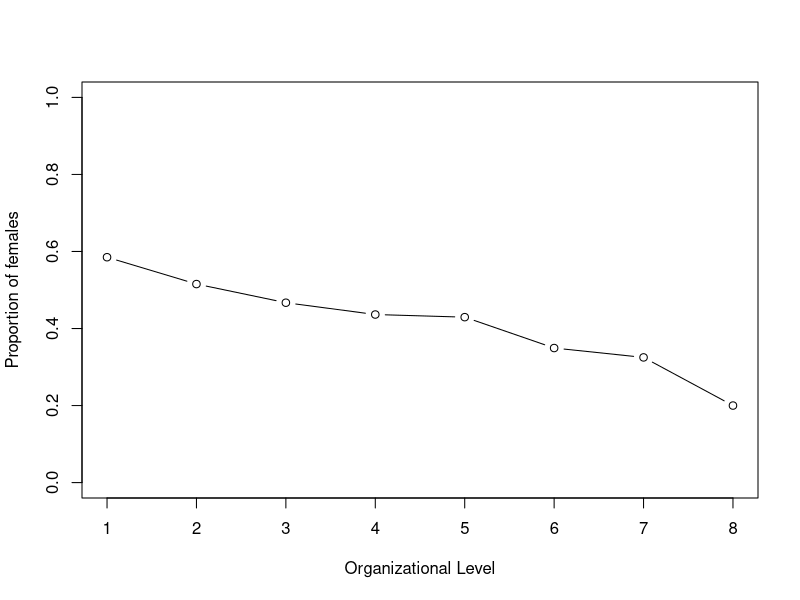

Write R code to recreate this figure.
# CITATION FOR ORIGINAL MODEL:
# Martell, R.F., Lane, D.M., & Emrich, C. (1996). Male-female differences: A computer simulation. American Psychologist, 51, 157-158.

# Steps for the model pseudocode are indicated by [#] in the comments below (i.e., [1] corresponds to the first step of the model pseudocode)

####################
# MODEL PARAMETERS #
####################
nPerLevel = c(500,350,200,150,100,75,40,10) # number of employees per organizational level; from Table 1 of Martell et al.
n = sum(nPerLevel) # total number of employees
TOrate = .15 # turnover rate; percentage of employees [0-1] that depart from organization each year
bias = 4.58 # amount of bias added to performance evaluation ratings of male employees

nSims = 20 # number of times to run the model under the parameters above


###################
# MODEL FUNCTIONS #
###################
# Function for promoting employees up a single level of the organizational hierarchy
# Arguments:
# (1) orgMatProm = subset of orgMat data frame containing only the employees in levels j and j-1 of the organizational hierarchy (i.e., employees in level 8 & 7)
# Returns:
# (1) orgMatProm = subset of orgMat data frame in which highest performing individuals from level j-1 have been promoted to level j
promote <- function(orgMatProm) {
  ## Identify total number of employees who turned over in org level j
  numTO = sum(orgMatProm$TO[orgMatProm$level == max(orgMatProm$level)])
  ## Rank order employees in org level j-1 from best to worst and flag which employees from this level will be selected for promotion
  orgMatProm$promote[order(orgMat$perf[orgMat$level == j-1], decreasing = T)[1:numTO]] <- 1
  ## Replace the data for employees from org level j who are turning over with the data for employees for org level j-1 that have been flagged for promotion
  orgMatProm[orgMatProm$level == max(orgMatProm$level) & orgMatProm$TO == T, c("original","gender","perf")] <- orgMatProm[orgMatProm$level == min(orgMatProm$level) & orgMatProm$promote == T, c("original","gender","perf")]
  ## Flag the employees who were promoted as "turning over" so that they will be replaced later
  orgMatProm[orgMatProm$level == min(orgMatProm$level) & orgMatProm$promote == 1, "TO"] <- T
  return(orgMatProm)
}

# Function for hiring new employees into lowest level of the organizational hierarchy
# Arguments:
# (1) orgMatHire = subset of orgMat data frame containing only those employees in level 1 (lowest level) and who were flagged as having departed/turned over (i.e., orgMat$TO == 1)
# Returns:
# (1) orgMatHire = subset of orgMat data frame containing new hires for level 1
newHire <- function(orgMatHire) {
  ## Indicate that all newly hired employees are not initial/original employees
  orgMatHire$original = 0
  ## Randomly sample the gender of all new hires
  orgMatHire$gender = sample(c(0,1), nrow(orgMatHire), replace = T)
  ## Randomly sample the performance of all new hires
  orgMatHire$perf = rnorm(nrow(orgMatHire), 50, 10)
  ## Add bias to the performance for new male hires
  orgMatHire$perf[orgMatHire$gender == 1] = orgMatHire$perf[orgMatHire$gender == 1] + bias
  return(orgMatHire)
}


##########################################
# INITIALIZE INPUT DATA AND MODEL OUTPUT #
##########################################
# Create data frame to hold the results from each simulation run; each column of the data frame records the number of female employees at each level of the organizational hierarchy at the conclusion of the simulation
simResults = data.frame("run" = 1:nSims,
                        "l1Female" = NA,
                        "l2Female" = NA,
                        "l3Female" = NA,
                        "l4Female" = NA,
                        "l5Female" = NA,
                        "l6Female" = NA,
                        "l7Female" = NA,
                        "l8Female" = NA)

# START OF THE LOOP FOR RUNNING MULTIPLE ORGANIZATIONS UNDER THE SAME PARAMETER SETTINGS. IF YOU ONLY WANT TO RUN 1 SIMULATION/ORGANIZATION UNDER A GIVEN SET OF PARAMETERS, SET nSims = 1 ON LINE 14
for (i in 1:nSims) {
  # [1] Create hierarchical organization with k levels
  # [2] Populate each organizational level with nk original employees
  # [3] Assign each employee a gender such that nmale = nfemale
  # [4] Randomly assign each employee a performance evaluation score such that performance of females ~ N(50,10) and performance of males ~ N(50,10) + bias
  # Create data frame for holding the data on all employees in a single organization
  orgMat = data.frame("empID" = 1:n, # unique employee ID
                      "level" = c(rep(1,nPerLevel[1]), # Level ID for each employee
                                  rep(2,nPerLevel[2]), 
                                  rep(3,nPerLevel[3]), 
                                  rep(4,nPerLevel[4]), 
                                  rep(5,nPerLevel[5]), 
                                  rep(6,nPerLevel[6]), 
                                  rep(7,nPerLevel[7]), 
                                  rep(8,nPerLevel[8])),
                      "original" = T, # Indicates whether employee is an initial/original employee (T) or a new hire (F); initially, all employees will be original
                      "gender" = rep(c(0,1), length.out = n), # Identify whether employees are female (0) or male (1); initially, the number of males and females will be (approximately) equal within each level
                      "perf" = rnorm(n, 50, 10), # Randomly sample employee performance level from a normal distribution
                      "promote" = F, # Variable indicating whether employee is being promoted (T) or not (F)
                      "TO" = F) # Variable indicating whether employees is turning over/departing from level (T) or not (F)
  orgMat$perf[orgMat$gender == 1] <- orgMat$perf[orgMat$gender == 1] + bias # Add "bias points" to male employees' performance

  
#########
# MODEL #
#########
  # START OF LOOP FOR RUNNING THE MAIN MODEL PROCESS
  while (any(orgMat$original == T)) { # Check whether any original/initial employees still remain. If true, continue code; if false, simluation ends
    # [5] Randomly select TO% of employees to turnover from the organization
    toVec = sample(1:n, as.integer(TOrate*n)) # Employees chosen to turnover are stored in a vector (toVec)
    orgMat$TO[toVec] = 1 # Change TO variable for employees chosen to turnover to 1
    orgMat[toVec, c("original","gender","perf")] = NA # Zero out the original, gender, and performance variables of departing employees
    
    # [6] Determine if any open positions exist at level k and promote highest performing employees from level k-1 into openings
    for (j in length(nPerLevel):2) { # Create an iterator vector that goes from highest org level to org level 2 (e.g., 8, 7, 6, 5, 4, 3, 2)
      if (any(orgMat$TO[orgMat$level == j] == T)) { # Check whether any employees turned over/departed from org level j. If true, execute code below; if false, go to next org level
        orgMat[orgMat$level %in% c(j,j-1),] <- promote(orgMatProm = orgMat[orgMat$level %in% c(j,j-1),]) # Select employees in org level j and j-1 and run the "promote" function
      }
    }
    orgMat[orgMat$level == 1 & orgMat$TO == T,] <- newHire(orgMatHire = orgMat[orgMat$level == 1 & orgMat$TO == T,]) # Hire new employees into level 1 by running the "newHire" funciton 
    orgMat$promote = orgMat$TO = F # Reset the promotion and turnover variables for the next iteration
  } 
  # END OF LOOP FOR RUNNING THE MAIN MODEL PROCESS
  simResults[i,] <- c(i,(nPerLevel - aggregate(orgMat$gender, by = list(orgMat$level), sum)[,2])/nPerLevel) # Record proportion of females at each org level at the end of the simulation run
}


###############
# DATA OUTPUT #
###############
plot(1:length(nPerLevel), colMeans(simResults[2:9]), "b", ylim = c(0,1), xlab = "Organizational Level", ylab = "Proportion of females")
